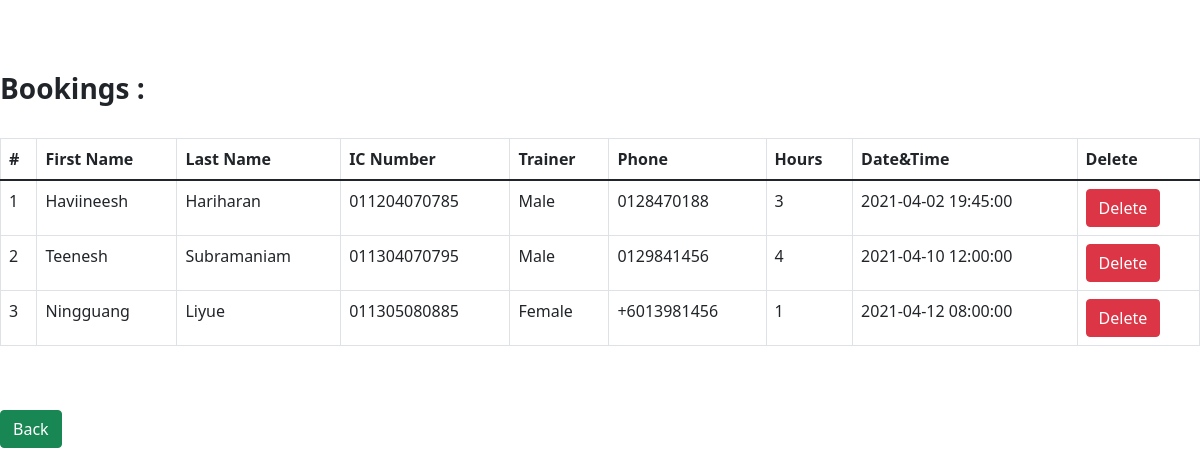
The page /BookingDb.php on the database its author committed.
### tables this page shows
CREATE TABLE `personaltraining` (
  `id` int(11) NOT NULL,
  `fname` text NOT NULL,
  `lname` text NOT NULL,
  `IcNum` varchar(14) NOT NULL,
  `tGender` varchar(6) NOT NULL,
  `phNum` varchar(11) NOT NULL,
  `hours` int(2) NOT NULL,
  `datetime` datetime NOT NULL
);

### BookingDb.php (the view, shortened to what this page needs)
<!DOCTYPE html>
<html lang="en">
<head>
  <link rel="stylesheet" href="https://cdn.jsdelivr.net/npm/bootstrap@5.1.1/dist/css/bootstrap.min.css">
</head>
<body>
<?php include('server.php'); ?>
<div class="col-lg-12">
<br><br><br> <h3><b>Bookings :</b></h3>
<br>
<table class="table table-bordered">
    <thead>
      <tr>
        <th>#</th>
        <th>First Name</th>
        <th>Last Name</th>
        <th>IC Number</th>
        <th>Trainer</th>
        <th>Phone</th>
        <th>Hours</th>
        <th>Date&Time</th>
        <th>Delete</th>
      </tr>
    </thead>
    <tbody>
    <?php
    $a = 0;
    $res=mysqli_query($db,"SELECT * FROM personaltraining");
    while($row=mysqli_fetch_array($res))
    {   $a++;
        echo "<tr>";
        echo "<td>"; echo $a;
        echo "<td>"; echo $row["fname"];
        echo "<td>"; echo $row["lname"];
        echo "<td>"; echo $row["IcNum"];
        echo "<td>"; echo $row["tGender"];
        echo "<td>"; echo $row["phNum"];
        echo "<td>"; echo $row["hours"];
        echo "<td>"; echo $row["datetime"];
        echo "<td>"; ?> <a href="deleteBooking.php?id=<?php echo $row ["id"];?>"><button type="button" class="btn btn-danger">Delete</button></a> <?php
        echo "<tr>";
    }
    ?>
    </tbody>
  </table>
<br><br>
</div>
<button class="btn btn-success" onclick="document.location='managementPage.php'">Back</button>
</body>
</html>

### rows shown on the page
personaltraining: fname "Haviineesh", lname "Hariharan", IcNum "011204070785", tGender "Male", phNum "0128470188", hours "3", datetime "2021-04-02 19:45:00"
personaltraining: fname "Teenesh", lname "Subramaniam", IcNum "011304070795", tGender "Male", phNum "0129841456", hours "4", datetime "2021-04-10 12:00:00"
personaltraining: fname "Ningguang", lname "Liyue", IcNum "011305080885", tGender "Female", phNum "+6013981456", hours "1", datetime "2021-04-12 08:00:00"
